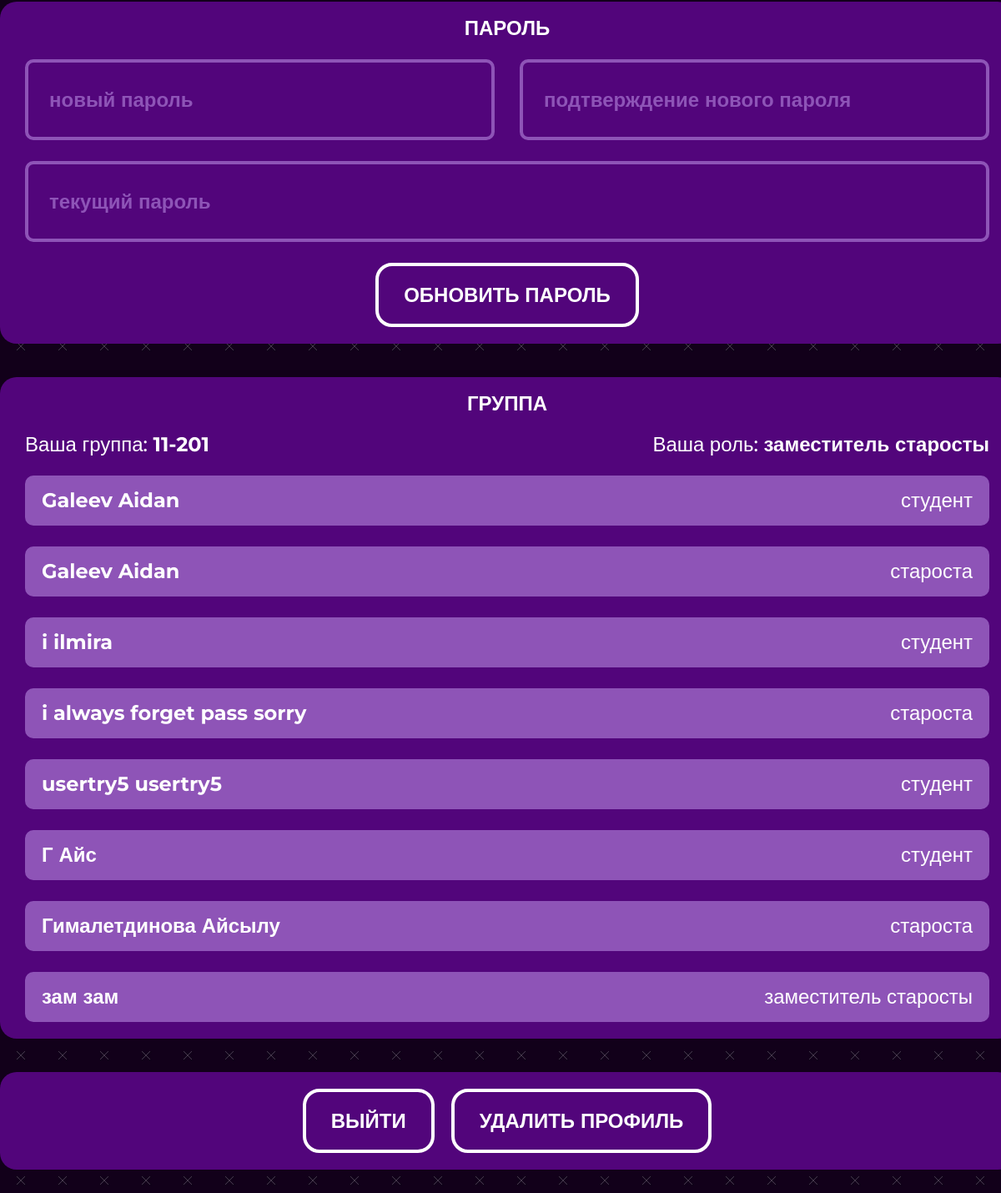
The page /profile (signed in, lower part) on the database as committed earlier.
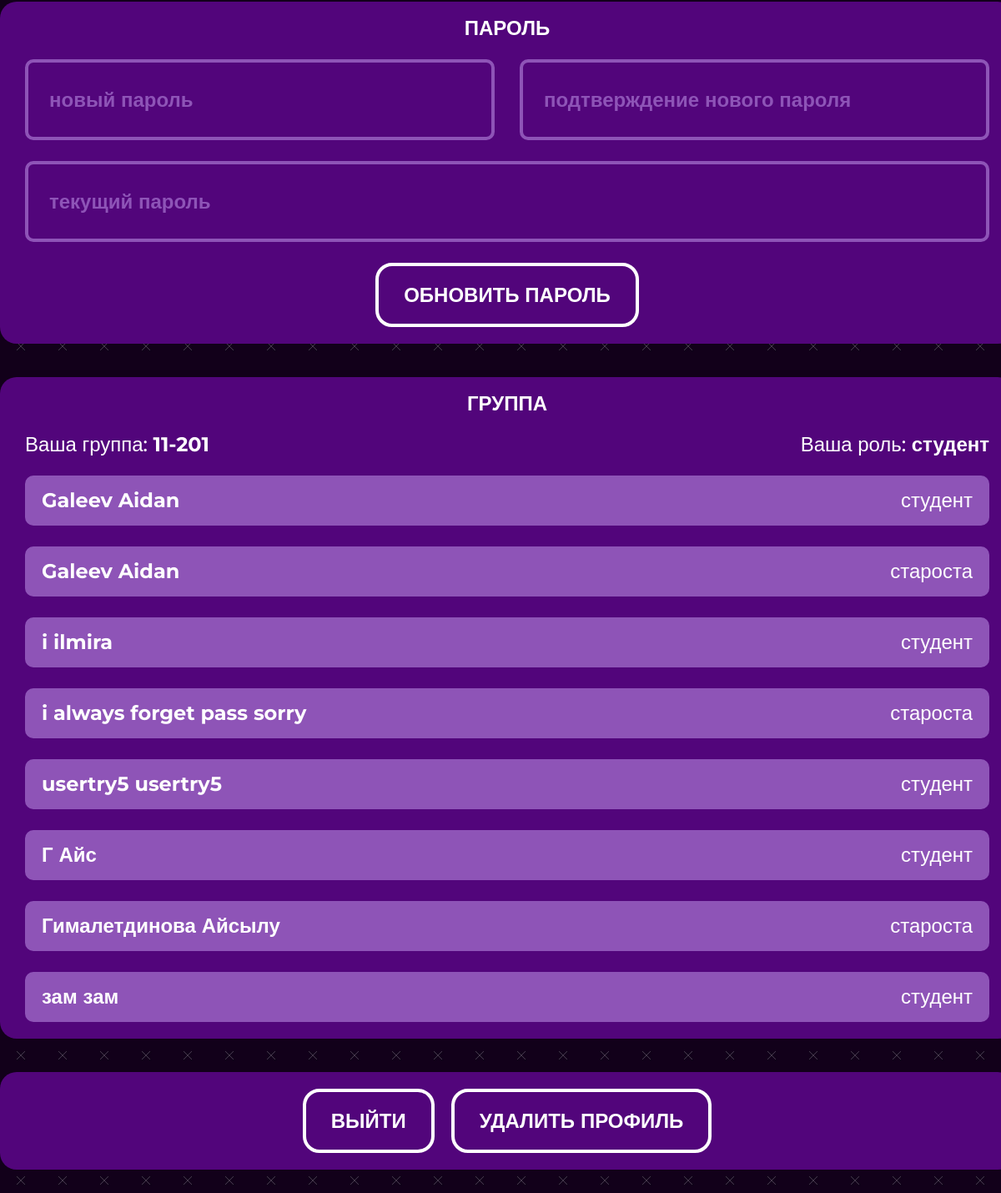
The same page on the database as committed later.
### main/models.py (models this page shows, shortened)
class Student(models.Model):
    SIMPLE_STUDENT = 0
    STUDENT_WITH_CAPABILITIES = 1
    HEADMAN = 2
    PERMISSION = [
        (SIMPLE_STUDENT, 'Обычный студент'),
        (STUDENT_WITH_CAPABILITIES, 'Студент с дополнительными возможностями'),
        (HEADMAN, 'Староста')
    ]
    WAITING = 0
    IS_APPPROVED = 1
    NOT_APPPROVED = 2
    STATE =[
        (WAITING, "Ожидание"),
        (IS_APPPROVED, 'Одобрено'),
        (NOT_APPPROVED, "Не одобрено")
    ]
    permission = models.SmallIntegerField(choices=PERMISSION, default=SIMPLE_STUDENT)
    room = models.ForeignKey(Room, on_delete=models.CASCADE)
    user = models.OneToOneField(User, on_delete=models.CASCADE)
    state = models.SmallIntegerField(choices=STATE, default=WAITING)
    class Meta:
        ordering = ['state']

class Room(models.Model):
    code = models.CharField(max_length=10, default=rand, primary_key=True)
    name = models.CharField(max_length=10, blank=True)
    def __str__(self):
        return self.name

### main/views.py (the view, shortened to what this page needs)
# urls.py: path('profile', views.profile, name='profile'),
@login_required()
def profile(request):
    cur_student = get_student(request)
    STATUS = {
        0: 'студент',
        1: 'заместитель старосты',
        2: 'староста'
    }
    room_name = cur_student.room.name
    contex = {
        'navbar': 'profile',
        'cur_student': cur_student,
        'perm': cur_student.permission,
        'status': STATUS.get(cur_student.permission),
        'group': get_group(cur_student),
        'room_name': room_name,
        'STATUS': STATUS
    }
    return render(request, "main/profile.html", context=contex)

### main/views.py (called while the page is built)
@register.filter
def get_item(dict, key):
    return dict.get(key)

def get_student(request):
    return Student.objects.get(user=request.user)

def get_group(cur_student):
    group = Student.objects.filter(room=cur_student.room).order_by('user__last_name', 'user__first_name')
    return group

### main/templates/main/profile.html (shortened to what this page needs)
{% extends 'main/base.html' %}
{% load static %}
{% block content %}
  <div class="container">
    <div class="profile__container">
      <div class="profile__box">
        <h4 class="profile__title">
          ПАРОЛЬ
        </h4>
        <form class="profile__form" action="" method="post">
          <div class="profile__new-password">
            <label class="password__label" name="password">
              <input type="password" class="input password profile__password" name='password1' placeholder="новый пароль">
            </label>
            <label class="password__label" name="password">
              <input type="password" class="input password profile__password" name='password2' placeholder="подтверждение нового пароля">
            </label>
          </div>
          <label class="password__label" name="pass">
            <input type="password" class="input password profile__input" name='pass' placeholder="текущий пароль">
          </label>
          <input type="submit" class="btn" name='newpass' value="ОБНОВИТЬ ПАРОЛЬ">
        </form>
      </div>
      <div class="profile__box">
        <h4 class="profile__title">
          ГРУППА
        </h4>
        <div class="profile__group">
          <p class="profile__group-text">Ваша группа: <strong>{{ cur_student.room }}</strong></p>
          <p class="profile__group-text">Ваша роль: <strong>{{ status }}</strong></p>
        </div>
        {% for student in group %}
        <form class="profile__person" action="" method="post">
          <p class="profile__person-name">
            {{ student.user.last_name }} {{ student.user.first_name }}
          </p>
          <p class="profile__person-status">
            {{STATUS|get_item:student.permission}}
          </p>
        </form>
        {% endfor %}
      </div>
          <div class="profile__box">
        <form method="post" class="exitdelete">
            <input type="submit" class="btn" name = 'exit' value="ВЫЙТИ" >
            <input type="submit" class="btn" name = 'delete' value="УДАЛИТЬ ПРОФИЛЬ" >
        </form>
      </div>
    </div>
  </div>
{% endblock content %}

Rows that differ between the two databases and show on the page:
changed Student "зам": permission "заместитель старосты" → "студент"
Other text that changed with them:
{{ status }}: "заместитель старосты" → "студент"
